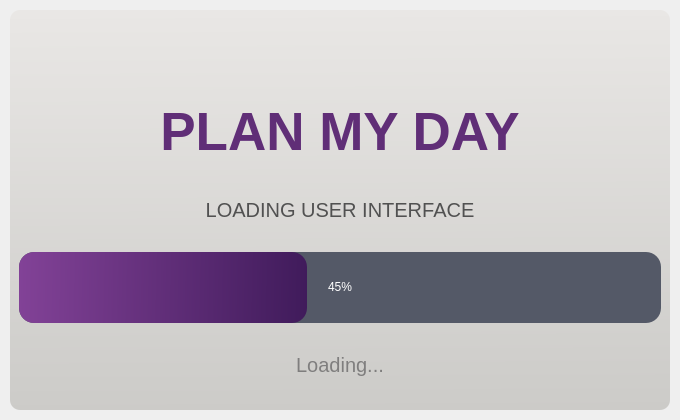
<?xml version="1.0" encoding="UTF-8"?>
<ui version="4.0">
 <class>MainWindow</class>
 <widget class="QMainWindow" name="MainWindow">
  <property name="geometry">
   <rect>
    <x>0</x>
    <y>0</y>
    <width>680</width>
    <height>420</height>
   </rect>
  </property>
  <property name="maximumSize">
   <size>
    <width>680</width>
    <height>420</height>
   </size>
  </property>
  <property name="windowTitle">
   <string>MainWindow</string>
  </property>
  <widget class="QWidget" name="centralwidget">
   <layout class="QVBoxLayout" name="verticalLayout">
    <property name="spacing">
     <number>0</number>
    </property>
    <property name="leftMargin">
     <number>10</number>
    </property>
    <property name="topMargin">
     <number>10</number>
    </property>
    <property name="rightMargin">
     <number>10</number>
    </property>
    <property name="bottomMargin">
     <number>10</number>
    </property>
    <item>
     <widget class="QFrame" name="frame">
      <property name="styleSheet">
       <string notr="true">QFrame {
	background-color: qlineargradient(spread:pad, x1:0.52451, y1:1, x2:0.514706, y2:0, stop:0 rgba(204, 203, 200, 255), stop:1 rgba(233, 231, 229, 255));
	border-radius: 10px;
}</string>
      </property>
      <property name="frameShape">
       <enum>QFrame::StyledPanel</enum>
      </property>
      <property name="frameShadow">
       <enum>QFrame::Raised</enum>
      </property>
      <layout class="QVBoxLayout" name="verticalLayout_2">
       <item>
        <widget class="QLabel" name="label_4">
         <property name="styleSheet">
          <string notr="true">background-color:none;</string>
         </property>
         <property name="text">
          <string/>
         </property>
         <property name="pixmap">
          <pixmap>Accepted/Default_Create_a_highly_effective_logo_for_your_new_app_Plan_M_2_c9942465-b280-4e47-acd4-e79e7a925d3e_0 2.png</pixmap>
         </property>
         <property name="alignment">
          <set>Qt::AlignCenter</set>
         </property>
        </widget>
       </item>
       <item>
        <widget class="QLabel" name="label">
         <property name="font">
          <font>
           <pointsize>40</pointsize>
          </font>
         </property>
         <property name="styleSheet">
          <string notr="true">QLabel {
	background-color: none;
	color: rgb(96, 46, 119)
}</string>
         </property>
         <property name="text">
          <string>&lt;strong&gt; PLAN MY DAY&lt;/strong&gt;</string>
         </property>
         <property name="alignment">
          <set>Qt::AlignCenter</set>
         </property>
        </widget>
       </item>
       <item>
        <widget class="QLabel" name="label_2">
         <property name="font">
          <font>
           <pointsize>15</pointsize>
          </font>
         </property>
         <property name="styleSheet">
          <string notr="true">QLabel {
	background-color: none;
	color: rgb(81, 81, 81);
}</string>
         </property>
         <property name="text">
          <string>&lt;html&gt;&lt;head/&gt;&lt;body&gt;&lt;p&gt;LOADING USER INTERFACE&lt;/p&gt;&lt;/body&gt;&lt;/html&gt;</string>
         </property>
         <property name="alignment">
          <set>Qt::AlignCenter</set>
         </property>
        </widget>
       </item>
       <item>
        <widget class="QProgressBar" name="progressBar">
         <property name="maximumSize">
          <size>
           <width>9999</width>
           <height>9999</height>
          </size>
         </property>
         <property name="styleSheet">
          <string notr="true">QProgressBar {
	background-color: rgb(84, 89, 103);
	color: rgb(255, 255, 255);
	border-style: none;
	border-radius: 15px;
	text-align: center;

}

QProgressBar::chunk{
	border-radius: 15px;
	background-color: qlineargradient(spread:pad, x1:0, y1:0.534091, x2:1, y2:0.539773, stop:0 rgba(130, 66, 151, 255), stop:1 rgba(64, 27, 91, 255));
}</string>
         </property>
         <property name="value">
          <number>45</number>
         </property>
         <property name="alignment">
          <set>Qt::AlignCenter</set>
         </property>
         <property name="orientation">
          <enum>Qt::Horizontal</enum>
         </property>
        </widget>
       </item>
       <item>
        <widget class="QLabel" name="label_3">
         <property name="font">
          <font>
           <pointsize>15</pointsize>
          </font>
         </property>
         <property name="styleSheet">
          <string notr="true">QLabel {
	background-color: none;
	color: rgb(127, 126, 126);
}</string>
         </property>
         <property name="text">
          <string>&lt;html&gt;&lt;head/&gt;&lt;body&gt;&lt;p&gt;Loading...&lt;/p&gt;&lt;/body&gt;&lt;/html&gt;</string>
         </property>
         <property name="alignment">
          <set>Qt::AlignCenter</set>
         </property>
        </widget>
       </item>
      </layout>
     </widget>
    </item>
   </layout>
  </widget>
 </widget>
 <resources/>
 <connections/>
</ui>
